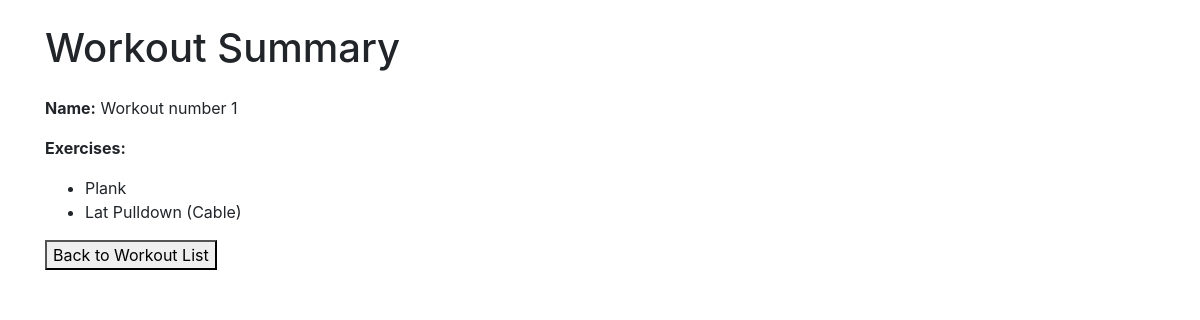
The page /gym/workout_summary/10/ on the database its author committed.
### gym/models.py (models this page shows, shortened)
class Workout(models.Model):
    name = models.CharField(max_length=100, blank=True)
    date_created = models.DateTimeField(auto_now_add=True)
    sets = models.ManyToManyField(Set, blank=True)
    exercises = models.ManyToManyField(Exercise, blank=True)

class Exercise(models.Model):
    id = models.BigAutoField(primary_key=True)
    name = models.CharField(max_length=60)
    description = models.TextField()
    CATEGORY_CHOICES = [
        ('Barbell', 'barbell'),
        ('Dumbbell', 'dumbbell'),
        ('Machine / Other', 'machine'),
        ('Weighted Bodyweight', 'weighted_bw'),
        ('Assisted Bodyweight', 'assisted_bw'),
        ('Reps Only', 'reps'),
        ('Cardio', 'cardio'),
        ('Duration', 'duration'),
    ]
    category = models.CharField(max_length=30, choices=CATEGORY_CHOICES)
    BODYPART_CHOICES = [
        ('Core', 'core'),
        ('Arms', 'arms'),
        ('Back', 'back'),
        ('Chest', 'chest'),
        ('Legs', 'legs'),
        ('Shoulders', 'shoulders'),
        ('Other', 'other'),
        ('Olympic', 'olympic'),
        ('Full Body', 'fullbody'),
        ('Cardio', 'cardio'),
    ]
    bodypart = models.CharField(max_length=30, choices=BODYPART_CHOICES)

### gym/views.py (the view)
# urls.py: path('workout_summary/<int:workout_id>/', WorkoutSummaryView.as_view(), name='workout_summary'),
class WorkoutSummaryView(View):
    def get(self, request, workout_id):
        workout = Workout.objects.get(pk=workout_id)
        return render(request, 'workout_summary.html', {'workout': workout})

### gym/templates/workout_summary.html (shortened to what this page needs)
{% extends 'base_generic.html' %}
{% load static %}
{% block content %}
    <h1 class="mt-4 mb-4">Workout Summary</h1>
    <p><strong>Name:</strong> {{ workout.name }}</p>
    <p><strong>Exercises:</strong></p>
    <ul>
        {% for exercise in workout.exercises.all %}
            <li>{{ exercise.name }}</li>
        {% endfor %}
    </ul>
    <a href="{% url 'workout_list' %}">
        <button type="button">Back to Workout List</button>
    </a>
{% endblock %}

### rows shown on the page
Workout: name "Workout number 1"
Exercise: name "Plank"
Exercise: name "Lat Pulldown (Cable)"
